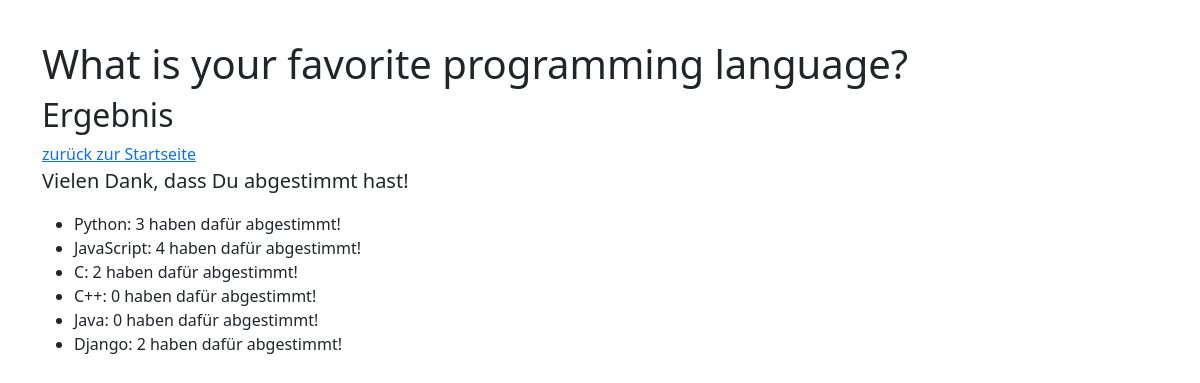
The app's page /poll/favorite_language/results/, older data.
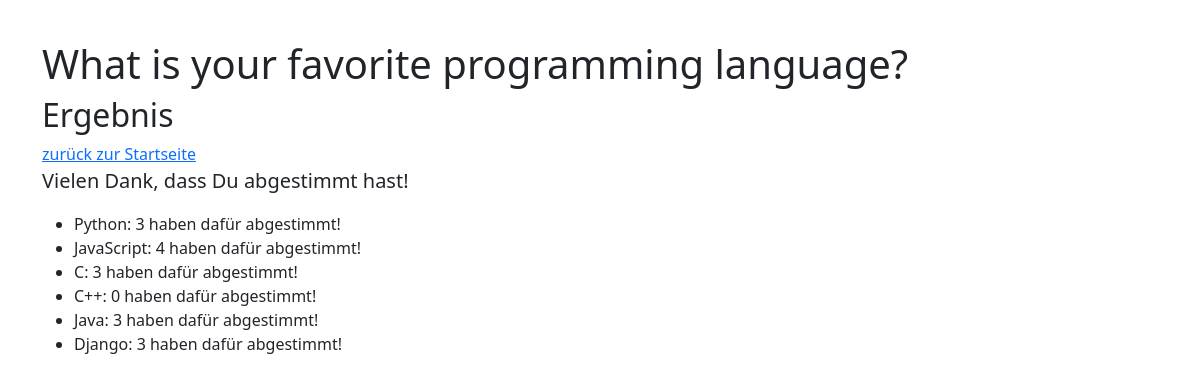
The same page, newer data.
### polls/models.py (models this page shows, shortened)
class Choice(models.Model):
    poll = models.ForeignKey(to='Poll', on_delete=models.CASCADE)
    name = models.CharField(max_length=256)
    votes = models.IntegerField(default=0)
    notes = models.TextField(null=True, blank=True)

### polls/views.py (the view)
# urls.py: path('poll/<str:slug>/results/', ResultsDetailView.as_view(), name='results'),
class ResultsDetailView(generic.DetailView):
    model = Poll
    template_name = 'polls/results.html'
    def get_context_data(self, **kwargs):
        context = super().get_context_data(**kwargs)
        user_can_see_results = False
        if 'voted_polls' in self.request.session:
            if type(self.request.session['voted_polls']) == list:
                if context['object'].id in self.request.session['voted_polls']:
                    user_can_see_results = True
        context['access'] = user_can_see_results
        return context

### polls/templates/polls/results.html
{% extends 'polls/base.html' %}
{% block content %}
{% if object %}
<h1>{{ object.name }}</h1>
<h2>Ergebnis</h2>
<a href="{% url 'polls:index' %}">zur&uuml;ck zur Startseite</a>
{% if access or not umfrage.is_active %}
<p class="lead">
  Vielen Dank, dass Du abgestimmt hast!
</p>
{% if object.choice_set.all %}
<ul>
  {% for choice in object.choice_set.all %}
  <li>{{choice.name}}: {{ choice.votes }} haben daf&uuml;r abgestimmt!</li>
  {% endfor %}
</ul>
{% else %}
<p>Leider wurde noch keine Antwortm&ouml;glichkeit hinterlegt.</p>
{% endif %}
{% else %}
<h3>Fehler: Umfrageergebnisse k&ouml;nnen nur angesehen werden,
  wenn vorher abgestimmt wurde!</h3>
{% endif %}
{% else %}
<h1>Es kann keine Umfrage ausgegeben werden</h1>
{% endif %}
{% endblock %}

Row changes from the older to the newer data that the page shows:
changed Choice (number 3 of 6 on the later page): votes "2" → "3"
changed Choice "Java": votes "0" → "3"
changed Choice "Django": votes "2" → "3"
